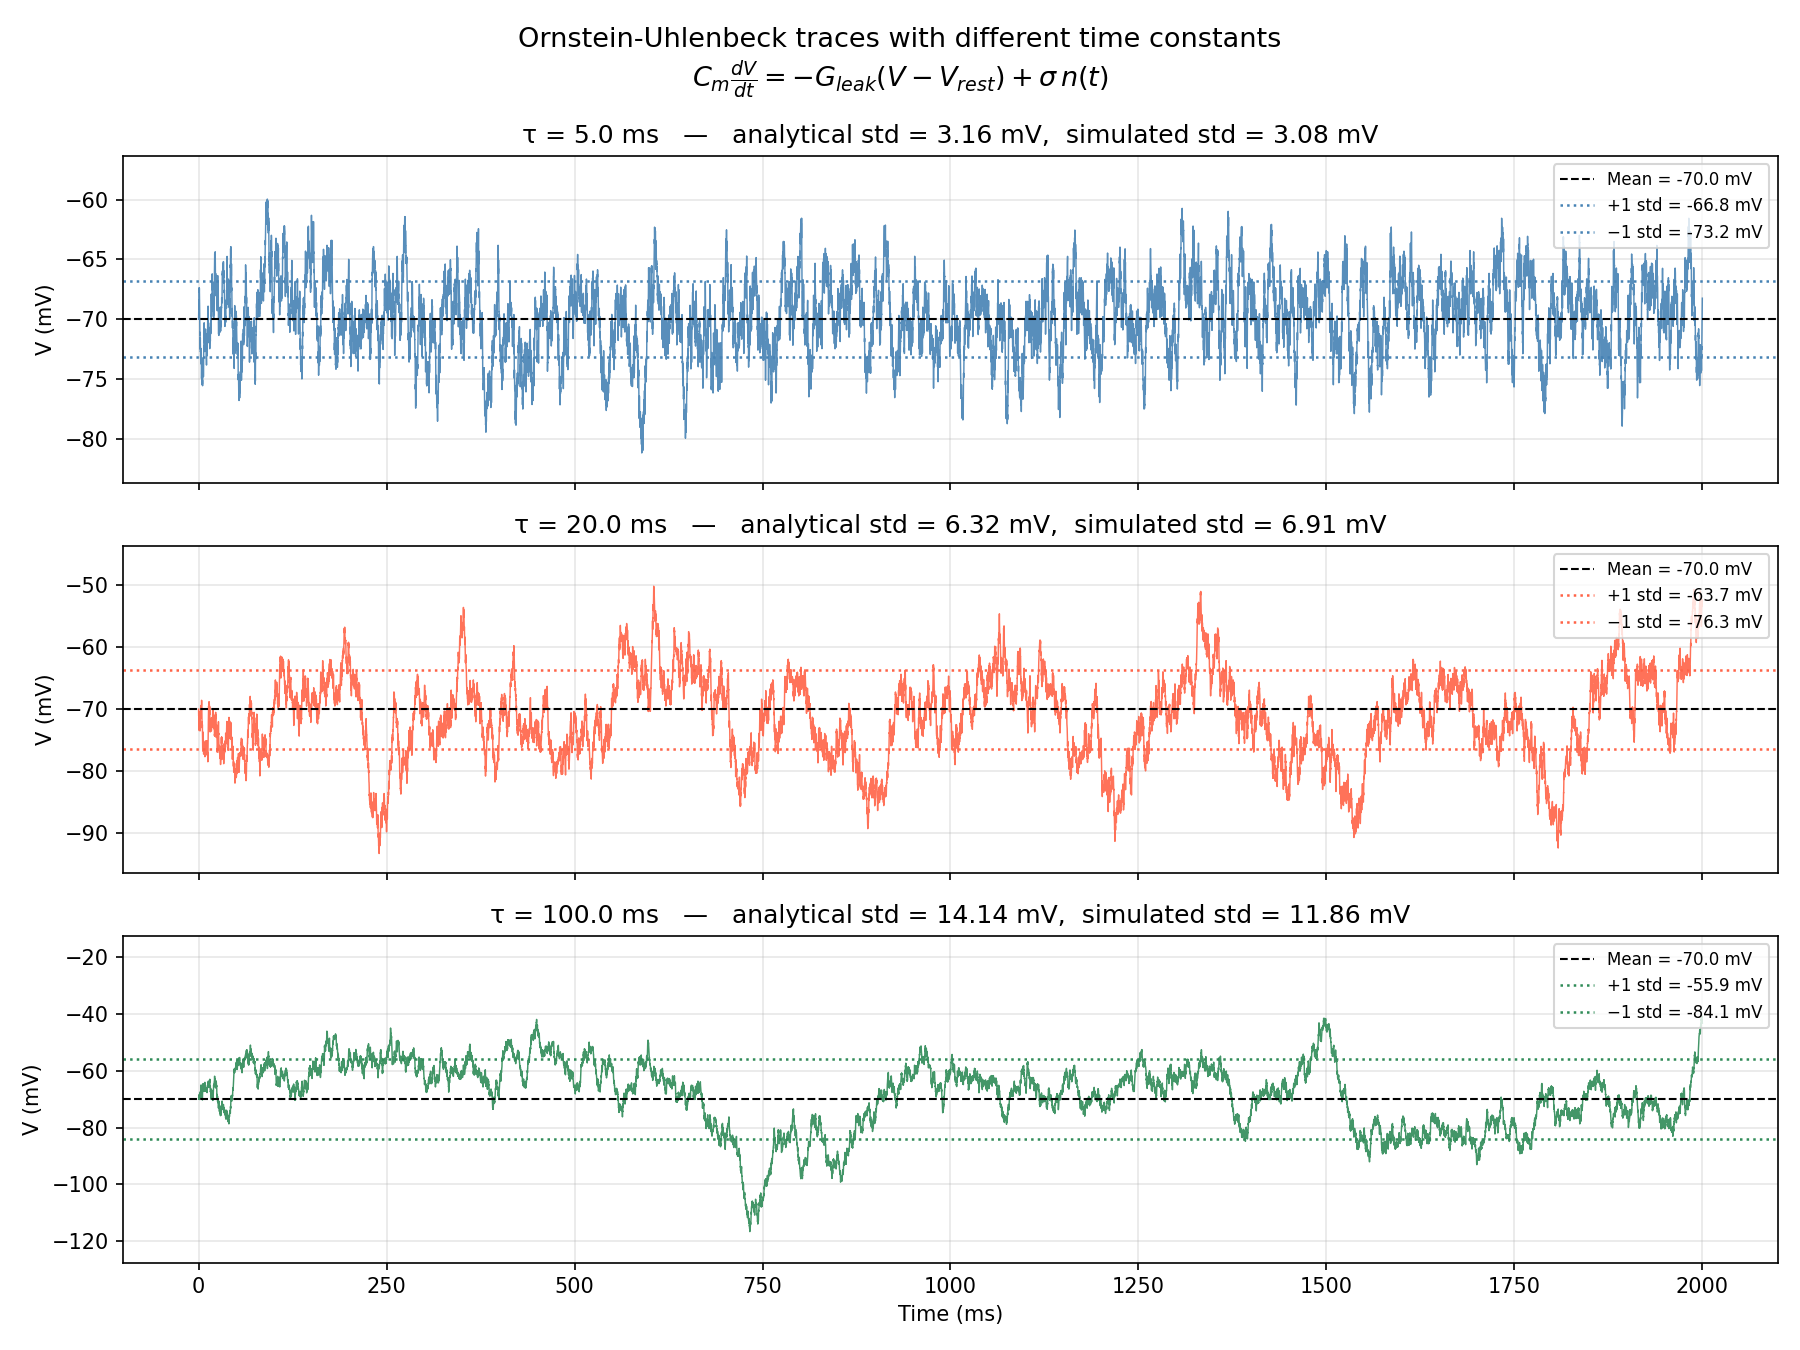

Source code (Python):
import numpy as np
import matplotlib.pyplot as plt

# ============================================================
# Parameters
# ============================================================
dt    = 0.1       # ms
T     = 2000.0    # ms
t     = np.arange(0, T, dt)
N     = len(t)

V_rest = -70.0    # resting potential (mV)
sigma  = 2.0      # noise amplitude
C_m    = 1.0      # membrane capacitance (uF/cm^2)

# Three different time constants (ms)
taus    = [5.0, 20.0, 100.0]
colors  = ['steelblue', 'tomato', 'seagreen']
labels  = [f'τ = {tau} ms' for tau in taus]

# ============================================================
# Simulate OU process for each tau
# C dV/dt = -G_leak(V - V_rest) + sigma * noise
# where G_leak = C / tau
# ============================================================
np.random.seed(42)
traces = []
for tau in taus:
    G_leak = C_m / tau
    V      = np.zeros(N)
    V[0]   = V_rest
    for k in range(1, N):
        dV   = (dt / C_m) * (-G_leak * (V[k-1] - V_rest)
                              + sigma * np.random.randn() / np.sqrt(dt))
        V[k] = V[k-1] + dV
    traces.append(V)

# ============================================================
# Analytical steady-state std for each tau
# std = sigma * sqrt(tau / (2 * C_m))
# ============================================================
stds = [sigma * np.sqrt(tau / (2 * C_m)) for tau in taus]

# ============================================================
# Plotting
# ============================================================
fig, axes = plt.subplots(3, 1, figsize=(12, 9), sharex=True)

for i, (V, tau, color, label, std) in enumerate(zip(traces, taus, colors, labels, stds)):
    axes[i].plot(t, V, color=color, linewidth=0.7, alpha=0.9)
    axes[i].axhline(V_rest, color='black', linestyle='--', linewidth=1.0,
                    label=f'Mean = {V_rest} mV')
    axes[i].axhline(V_rest + std, color=color, linestyle=':', linewidth=1.2,
                    label=f'+1 std = {V_rest + std:.1f} mV')
    axes[i].axhline(V_rest - std, color=color, linestyle=':', linewidth=1.2,
                    label=f'−1 std = {V_rest - std:.1f} mV')
    axes[i].set_ylabel('V (mV)')
    axes[i].set_title(label + f'   —   analytical std = {std:.2f} mV,'
                      f'  simulated std = {V.std():.2f} mV')
    axes[i].legend(fontsize=8, loc='upper right')
    axes[i].grid(True, alpha=0.3)
    axes[i].set_ylim(V_rest - 4*std - 1, V_rest + 4*std + 1)

axes[-1].set_xlabel('Time (ms)')
fig.suptitle('Ornstein-Uhlenbeck traces with different time constants\n'
             r'$C_m \frac{dV}{dt} = -G_{leak}(V - V_{rest}) + \sigma\, n(t)$',
             fontsize=13)
plt.tight_layout()
plt.savefig('/mnt/user-data/outputs/ou_three_traces.png', dpi=150)
plt.show()
print("Done.")
